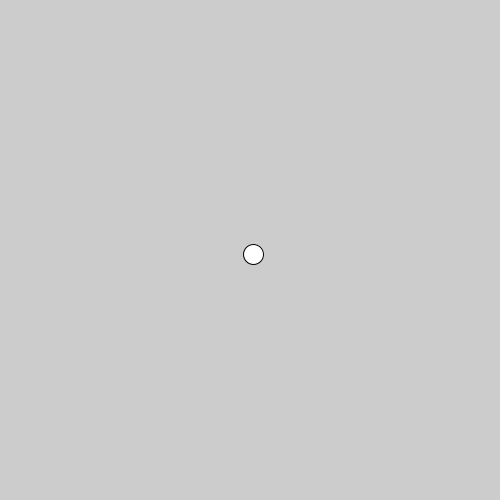
Frame 1 (no input)
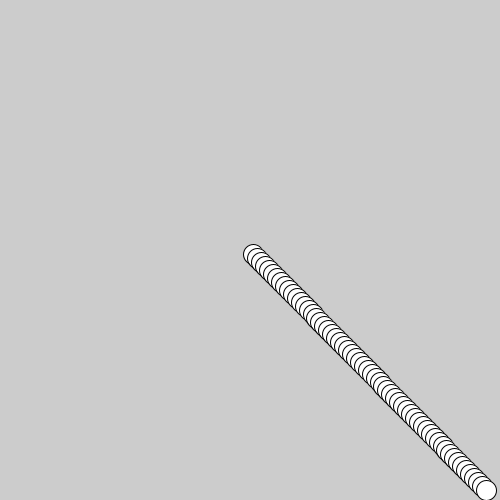
Frame 60 (the mouse pressed at the canvas centre just before this capture)
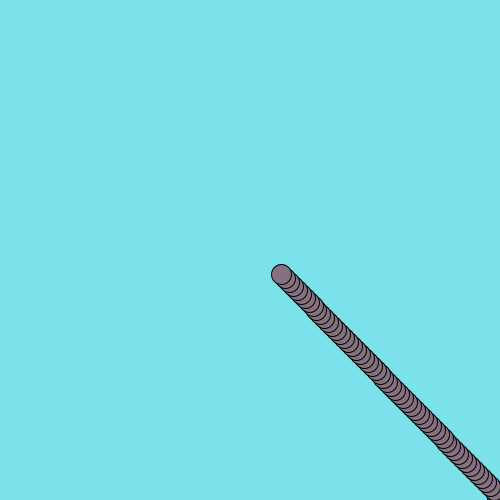
Frame 120 (the mouse held since frame 60 and released just before this capture)

The Processing sketch that drew these frames (run headless with seeded random() and noise(); from frame 60 on, the mouse is pressed at the canvas centre):

// Processing sketch: week3_sadpong
// ── week3_sadpong.pde
/*
  -add a second ball
  -random background change every collision
  -random fill for ball every collision
  -random size for ball every collision
  -different shape(s)
  -make the ball bounce from its side
*/


//store pong ball coordinates as GLOBAL VARIABLES!

float x;
float y;
float xSpeed;
float ySpeed;
float r;
float g;
float b;
float q;
float w;
float e;

void setup() {
  size(500,500);
  //give global vars values now that window has been created
  x = width/2;
  y=height/2;
 
  xSpeed = random(2,5); //set initial speed to random value
  ySpeed = 4;
}

void draw() {
//background(r,g,b);
  x = x + xSpeed; //change x position
  y = y + ySpeed;
  
r = random(255);
g = random(255);
b = random(255);
q = r+10;
w = r-10;
e = r+5;
  
  if(x>=width){ //did we hit right side?
    xSpeed = xSpeed*-1;
    background(r,g,b);
    fill(q,w,e);
    ellipse(x,y,30,20);
  }
  if(x<=0){ //did we hit left side?
    xSpeed = xSpeed*-1;
    background(r,g,b);
    fill(q,w,e);
    rect(x,y,20,20);
  }
  
  if(y>=height){ //did we hit top side?
    ySpeed = ySpeed*-1;
    background(r,g,b);
    fill(q,w,e);
    ellipse(x,y,50,20);
  }
  if(y<=0){ //did we hit bottom side?
    ySpeed = ySpeed*-1;
    background(r,g,b);
    fill(q,w,e);
      rect(x,y,20,20);
  }

  ellipse(x,y,20,20);

}
